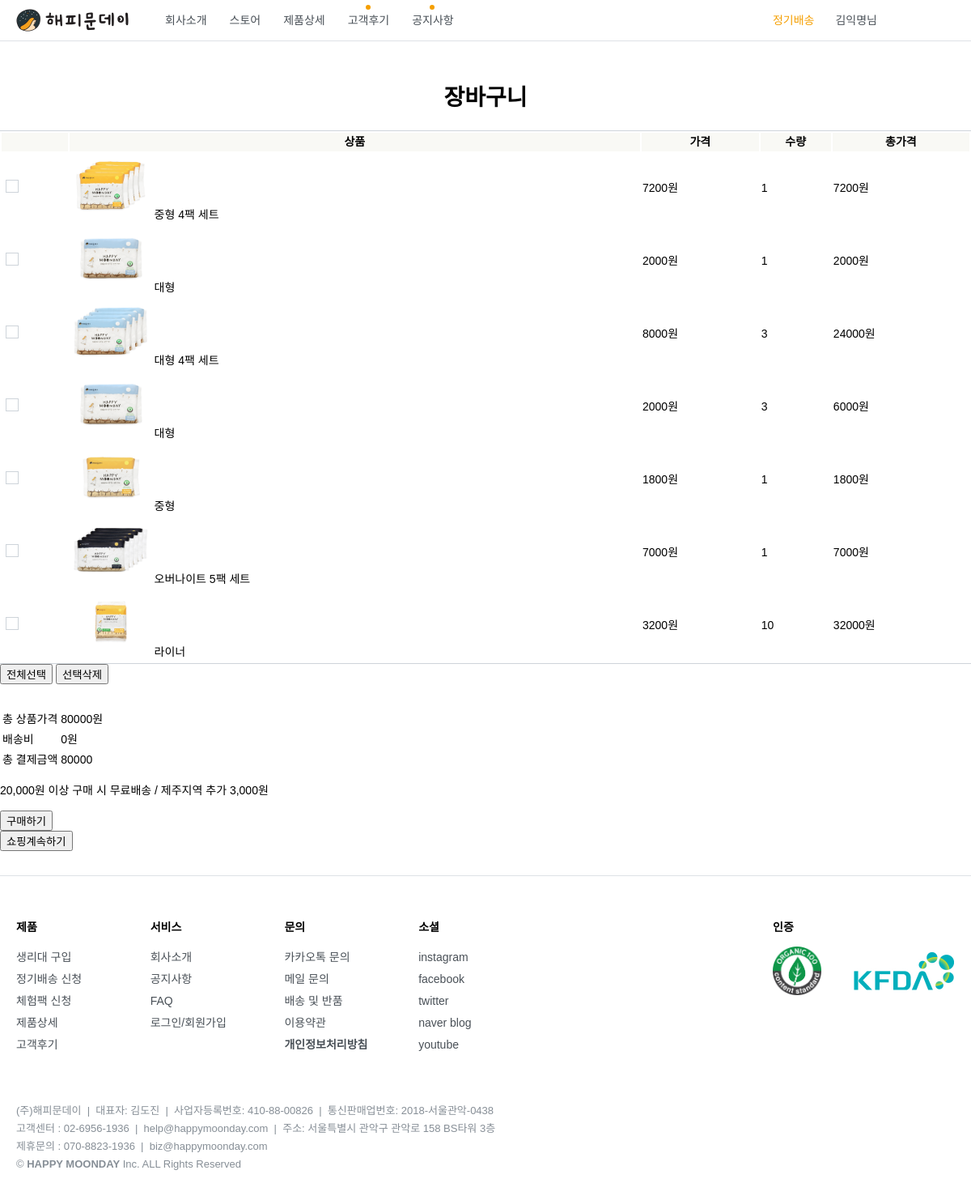
The app's page /store/cart/ (signed in), older data.
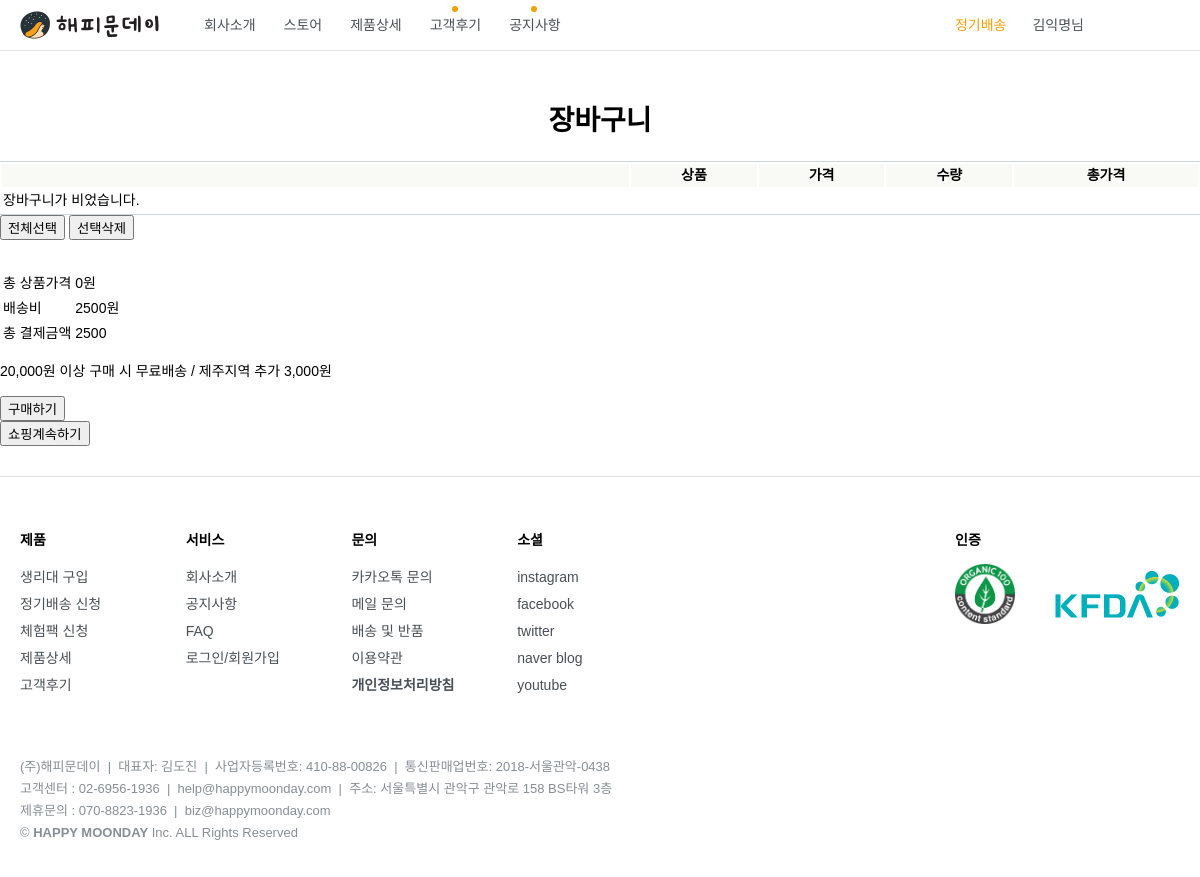
The same page, newer data.
### accounts/models.py (models this page shows)
class Information(models.Model):
    user = models.OneToOneField(settings.AUTH_USER_MODEL, on_delete=models.CASCADE)
    name = models.CharField(max_length=100)
    email = models.CharField(max_length=100)
    birth_year = models.IntegerField(blank=True)
    birth_month = models.IntegerField(blank=True)
    birth_day = models.IntegerField(blank=True)
    channel = models.CharField(max_length=100)
    referral_code = models.CharField(max_length=100)
    created_at = models.DateTimeField(auto_now_add=True)
    updated_at = models.DateTimeField(auto_now=True)

### store/models.py (models this page shows, shortened)
class Cart_for_Pad(models.Model):
    user  = models.ForeignKey(settings.AUTH_USER_MODEL, on_delete=models.CASCADE)
    product = models.ForeignKey(Product, on_delete=models.CASCADE)
    order = models.IntegerField()
    total_price = models.IntegerField()

class Product(models.Model):
    img_front = models.ImageField(upload_to = 'store/', blank=True)
    img_back = models.ImageField(upload_to = 'store/', blank=True)
    img_inner = models.ImageField(upload_to = 'store/', blank=True)
    img_side = models.ImageField(upload_to = 'store/', blank=True)
    name = models.CharField(max_length=20)
    price = models.IntegerField()
    detail = models.TextField()
    volume = models.IntegerField()
    size = models.IntegerField()
    manufac_date = models.CharField(max_length=30)
    useby_date = models.CharField(max_length=30)
    quantity = models.IntegerField()
    ingre = models.TextField()

### cart/views.py (the view)
# urls.py: path('', views.cart, name='cart'),
def cart(request):
    if (request.method == 'POST') and (request.POST.get('post_type') == 'order'):
        if request.user.is_authenticated:
            return redirect(reverse("cart:payment"))
        else:
            return redirect(reverse("accounts:login"))
    cart_products = Cart_for_Pad.objects.filter(user=request.user)
    ulti_total_price= 0
    for item in cart_products:
        ulti_total_price += item.total_price
    if ulti_total_price<20000:
        shipping_charge = 2500
    else:
        shipping_charge = 0
    amount = (ulti_total_price + shipping_charge)
    ctx = {
        'cart_products': cart_products,
        'ulti_total_price': ulti_total_price,
        'shipping_charge': shipping_charge,
        'amount': amount,
    }
    return render(request, "cart.html", ctx)

### cart/templates/cart.html (shortened to what this page needs)
{% extends 'base.html'%}
{% block css%}
  <link rel="stylesheet" href="/static/css/login/default.css">
  <link rel="stylesheet" href="/static/css/cart/cart_temp.css">
{% endblock%}
{% block main %}
<div id="main">
    <h1>장바구니</h1>
    <div class="carttable_container">
        <table class="carttable"style="width:100%">
                <tr>
                    <th> </th>
                    <th>상품</th>
                    <th>가격</th>
                    <th>수량</th>
                    <th>총가격</th>
                </tr>
                {%if cart_products %}
                    {% for cart_product in cart_products %}
                    <tr>
                        <td><input type="checkbox" name="" value=""></td>
                        <td><img src="{{ cart_product.product.img_front.url }}" width=100px> {{ cart_product.product.name }}</td>
                        <td>{{ cart_product.product.price }}원</td>
                        <td>{{ cart_product.order }}</td>
                        <td>{{ cart_product.total_price }}원</td>
                    </tr>
                    {% endfor %}
                {% else %}
                    <tr>
                        <td>장바구니가 비었습니다.</td>
                    </tr>
                {% endif %}
        </table>
        <form action="" method="">
            <button type="submit">전체선택</button>
            <button type="submit">선택삭제</button>
        </form>
    </div>
    <div class="order_container">
        <table class="total_price">
            <tbody>
                <tr><td>총 상품가격</td><td>{{ ulti_total_price }}원</td></tr>
                <tr><td>배송비</td><td>{{ shipping_charge }}원</td></tr>
                <tr><td>총 결제금액</td><td>{{ amount }}</td></tr>
            </tbody>
        </table>
        <p>20,000원 이상 구매 시 무료배송 / 제주지역 추가 3,000원</p>
        <form action="" method="post">
            <button type="submit" class="">구매하기</button>
        </form>
        <a href="{% url "store_pad:pad_list" %}"><button>쇼핑계속하기</button></a>
    </div>
</div>
{%  endblock %}

### happymoon/templates/base.html (shortened to what this page needs)
{% load static %}
<!DOCTYPE html>
<html lang="en">
<head>
  <link rel="stylesheet" href="/static/css/login/default.css">
  {% block css %}
  {% endblock %}
</head>
<body>
    <header>
    <nav class="nav_desktop">
      <h1 id="logo"><a href='/'><img src="/static/images/logo_happymoonday_kr.png"/></a></h1>
      <div class="menu_group">
        <a href="/company/" class="nav_company">회사소개</a>
        <a href="/store/pad/" class="nav_store">스토어</a>
        <a href="/product/" class="nav_product">제품상세</a>
        <a href="/review/" class="nav_review">고객후기<div class="new_blink"></div></a>
        <a href="/notice_list/" class="nav_notice">공지사항<div class="new_blink"></div></a>
      </div>
      <a href="/subscription/" class="nav_subscription">정기배송</a>
      {% if not user.is_authenticated %}
      <a href="/accounts/login/" class="dropbtn"><span>로그인</span></a>
      {% else %}
      <div class="dropdown">
      <a href="/mypage/" class="dropbtn">{{ user.information.name }}님<div class="ic_arrow_down"></div></a>
      </div>
      {% endif %}
      <a href="/store/cart/" class="nav_cart"><span class="header_cart_count">0</span></a>
    </nav>
    </header>
  {% block main %}
  {% endblock %}
</body>
    <footer>
      <div class="wrap container">
        <div class="footer_nav">
          <ul>
            <span>제품</span>
            <li><a href="/store/">생리대 구입</a></li>
            <li><a href="/subscription/">정기배송 신청</a></li>
            <li><a href="/experience/">체험팩 신청</a></li>
            <li><a href="/product/">제품상세</a></li>
            <li><a href="/review/">고객후기</a></li>
          </ul>
          <ul>
            <span>서비스</span>
            <li><a href="/company/">회사소개</a></li>
            <li><a href="/notice_list/">공지사항</a></li>
            <li><a href="/faq/">FAQ</a></li>
            <li><a href="/login/">로그인/회원가입</a></li>
          </ul>
          <ul>
            <span>문의</span>
            <li><a href="http://pf.kakao.com/_xlVfhxl" target="_blank">카카오톡 문의</a></li>
            <li><a href="mailto:help@happymoonday.com">메일 문의</a></li>
            <li><a href="/shipping/">배송 및 반품</a></li>
            <li><a href="/policy/terms/">이용약관</a></li>
            <li><a href="/policy/privacy/"><strong>개인정보처리방침</strong></a></li>
          </ul>
          <ul>
            <span>소셜</span>
            <li><a href="https://www.instagram.com/happy.moonday/" target="_blank" alt="인스타그램 바로가기">instagram</a></li>
            <li><a href="https://www.facebook.com/happymoonday/" target="_blank" alt="페이스북 바로가기">facebook</a></li>
            <li><a href="https://twitter.com/happy_moonday" target="_blank" alt="트위터 바로가기">twitter</a></li>
            <li><a href="https://blog.naver.com/happymoonday" target="_blank" alt="네이버 블로그 바로가기">naver blog</a></li>
            <li><a href="https://www.youtube.com/channel/UCWKx1QYvOZ3XdBrxhU89S3w" target="_blank" alt="유투브 바로가기">youtube</a></li>
          </ul>
          <ul class="certified_container">
            <div class="certified">
              <span>인증</span>
              <img src="/static/images/mark_ocs.png" class="mark_ocs"><img src="/static/images/mark_kfda.png" class="mark_kfda">
            </div>
          </ul>
        </div>
        <div class="company_infomation">
          <p>
            (주)해피문데이&nbsp;&nbsp;|&nbsp;&nbsp;대표자: 김도진&nbsp;&nbsp;|&nbsp;&nbsp;사업자등록번호: 410-88-00826&nbsp;&nbsp;|&nbsp;&nbsp;통신판매업번호: 2018-서울관악-0438<br>
            고객센터 : <a href="tel:02-6956-1936">02-6956-1936</a>&nbsp;&nbsp;|&nbsp;&nbsp;<a href="mailto:help@happymoonday.com">help@happymoonday.com</a>&nbsp;&nbsp;|&nbsp;&nbsp;주소: 서울특별시 관악구 관악로 158 BS타워 3층<br>
            제휴문의 : <a href="tel:070-8823-1936">070-8823-1936</a>&nbsp;&nbsp;|&nbsp;&nbsp;<a href="mailto:biz@happymoonday.com">biz@happymoonday.com</a><br>
            © <b>HAPPY MOONDAY</b> Inc. ALL Rights Reserved
          </p>
        </div>
      </div>
    </footer>
</html>

### static/css/cart/cart_temp.css (style rules this page uses)
#main { padding-top: 30px; padding-bottom: 30px; display: flex; flex-direction: column; }
h1 { text-align: center; }
.carttable { border-top: 1px solid #ced4da; border-bottom: 1px solid #ced4da; }
.carttable th { background: #f9f9f5; }
.carttable td { margin: 5px; auto; }
.order_container { margin-top: 30px; }

Row changes from the older to the newer data that the page shows:
removed Cart_for_Pad: product.img_front (picture), product.name "중형 4팩 세트", product.price "7200", order "1", total_price "7200"
removed Cart_for_Pad: product.img_front (picture), product.name "대형", product.price "2000", order "1", total_price "2000"
removed Cart_for_Pad: product.img_front (picture), product.name "대형 4팩 세트", product.price "8000", order "3", total_price "24000"
removed Cart_for_Pad: product.img_front (picture), product.name "대형", product.price "2000", order "3", total_price "6000"
removed Cart_for_Pad: product.img_front (picture), product.name "중형", product.price "1800", order "1", total_price "1800"
removed Cart_for_Pad: product.img_front (picture), product.name "오버나이트 5팩 세트", product.price "7000", order "1", total_price "7000"
removed Cart_for_Pad: product.img_front (picture), product.name "라이너", product.price "3200", order "10", total_price "32000"
Text that changed along with them:
{{ ulti_total_price }}: "80000" → "0"
{{ shipping_charge }}: "0" → "2500"
{{ amount }}: "80000" → "2500"
text now shown: "장바구니가 비었습니다."
